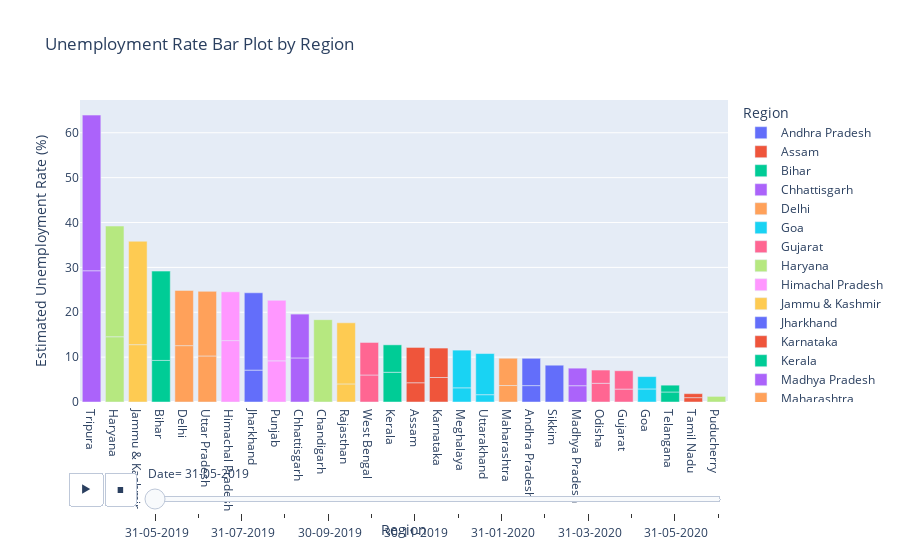

Notebook source saved alongside this figure:
### Code cell
import plotly.express as px


# Create a bar plot using Plotly Express
fig = px.bar(data, x='Region', y=' Estimated Unemployment Rate (%)', color='Region',
             title='Unemployment Rate Bar Plot by Region',
             animation_frame=' Date', template='plotly')

# Update the layout to set the category order on the x-axis
fig.update_layout(xaxis={'categoryorder': 'total descending'})

# Show the plot
fig.show()

### Figure 1 — Plotly figure (JSON) as saved in the notebook; plotly's stock layout.template omitted (floating-point values rounded to 4 significant figures)
{"data": [{"alignmentgroup": "True", "hovertemplate": "Region=%{x}<br> Date= 31-05-2019<br> Estimated Unemployment Rate (%)=%{y}<extra></extra>", "legendgroup": "Andhra Pradesh", "marker": {"color": "#636efa", "pattern": {"shape": ""}}, "name": "Andhra Pradesh", "offsetgroup": "Andhra Pradesh", "orientation": "v", "showlegend": true, "textposition": "auto", "type": "bar", "x": ["Andhra Pradesh", "Andhra Pradesh"], "xaxis": "x", "y": [3.65, 6.09], "yaxis": "y"}, {"alignmentgroup": "True", "hovertemplate": "Region=%{x}<br> Date= 31-05-2019<br> Estimated Unemployment Rate (%)=%{y}<extra></extra>", "legendgroup": "Assam", "marker": {"color": "#EF553B", "pattern": {"shape": ""}}, "name": "Assam", "offsetgroup": "Assam", "orientation": "v", "showlegend": true, "textposition": "auto", "type": "bar", "x": ["Assam", "Assam"], "xaxis": "x", "y": [4.29, 7.87], "yaxis": "y"}, {"alignmentgroup": "True", "hovertemplate": "Region=%{x}<br> Date= 31-05-2019<br> Estimated Unemployment Rate (%)=%{y}<extra></extra>", "legendgroup": "Bihar", "marker": {"color": "#00cc96", "pattern": {"shape": ""}}, "name": "Bihar", "offsetgroup": "Bihar", "orientation": "v", "showlegend": true, "textposition": "auto", "type": "bar", "x": ["Bihar", "Bihar"], "xaxis": "x", "y": [9.27, 19.9], "yaxis": "y"}, {"alignmentgroup": "True", "hovertemplate": "Region=%{x}<br> Date= 31-05-2019<br> Estimated Unemployment Rate (%)=%{y}<extra></extra>", "legendgroup": "Chhattisgarh", "marker": {"color": "#ab63fa", "pattern": {"shape": ""}}, "name": "Chhattisgarh", "offsetgroup": "Chhattisgarh", "orientation": "v", "showlegend": true, "textposition": "auto", "type": "bar", "x": ["Chhattisgarh", "Chhattisgarh"], "xaxis": "x", "y": [9.82, 9.77], "yaxis": "y"}, {"alignmentgroup": "True", "hovertemplate": "Region=%{x}<br> Date= 31-05-2019<br> Estimated Unemployment Rate (%)=%{y}<extra></extra>", "legendgroup": "Delhi", "marker": {"color": "#FFA15A", "pattern": {"shape": ""}}, "name": "Delhi", "offsetgroup": "Delhi", "orientation": "v", "showlegend": true, "textposition": "auto", "type": "bar", "x": ["Delhi", "Delhi"], "xaxis": "x", "y": [12.56, 12.31], "yaxis": "y"}, {"alignmentgroup": "True", "hovertemplate": "Region=%{x}<br> Date= 31-05-2019<br> Estimated Unemployment Rate (%)=%{y}<extra></extra>", "legendgroup": "Goa", "marker": {"color": "#19d3f3", "pattern": {"shape": ""}}, "name": "Goa", "offsetgroup": "Goa", "orientation": "v", "showlegend": true, "textposition": "auto", "type": "bar", "x": ["Goa", "Goa"], "xaxis": "x", "y": [2.91, 2.75], "yaxis": "y"}, {"alignmentgroup": "True", "hovertemplate": "Region=%{x}<br> Date= 31-05-2019<br> Estimated Unemployment Rate (%)=%{y}<extra></extra>", "legendgroup": "Gujarat", "marker": {"color": "#FF6692", "pattern": {"shape": ""}}, "name": "Gujarat", "offsetgroup": "Gujarat", "orientation": "v", "showlegend": true, "textposition": "auto", "type": "bar", "x": ["Gujarat", "Gujarat"], "xaxis": "x", "y": [2.88, 4.09], "yaxis": "y"}, {"alignmentgroup": "True", "hovertemplate": "Region=%{x}<br> Date= 31-05-2019<br> Estimated Unemployment Rate (%)=%{y}<extra></extra>", "legendgroup": "Haryana", "marker": {"color": "#B6E880", "pattern": {"shape": ""}}, "name": "Haryana", "offsetgroup": "Haryana", "orientation": "v", "showlegend": true, "textposition": "auto", "type": "bar", "x": ["Haryana", "Haryana"], "xaxis": "x", "y": [14.54, 24.67], "yaxis": "y"}, {"alignmentgroup": "True", "hovertemplate": "Region=%{x}<br> Date= 31-05-2019<br> Estimated Unemployment Rate (%)=%{y}<extra></extra>", "legendgroup": "Himachal Pradesh", "marker": {"color": "#FF97FF", "pattern": {"shape": ""}}, "name": "Himachal Pradesh", "offsetgroup": "Himachal Pradesh", "orientation": "v", "showlegend": true, "textposition": "auto", "type": "bar", "x": ["Himachal Pradesh", "Himachal Pradesh"], "xaxis": "x", "y": [13.68, 10.88], "yaxis": "y"}, {"alignmentgroup": "True", "hovertemplate": "Region=%{x}<br> Date= 31-05-2019<br> Estimated Unemployment Rate (%)=%{y}<extra></extra>", "legendgroup": "Jammu & Kashmir", "marker": {"color": "#FECB52", "pattern": {"shape": ""}}, "name": "Jammu & Kashmir", "offsetgroup": "Jammu & Kashmir", "orientation": "v", "showlegend": true, "textposition": "auto", "type": "bar", "x": ["Jammu & Kashmir", "Jammu & Kashmir"], "xaxis": "x", "y": [12.78, 23.04], "yaxis": "y"}, {"alignmentgroup": "True", "hovertemplate": "Region=%{x}<br> Date= 31-05-2019<br> Estimated Unemployment Rate (%)=%{y}<extra></extra>", "legendgroup": "Jharkhand", "marker": {"color": "#636efa", "pattern": {"shape": ""}}, "name": "Jharkhand", "offsetgroup": "Jharkhand", "orientation": "v", "showlegend": true, "textposition": "auto", "type": "bar", "x": ["Jharkhand", "Jharkhand"], "xaxis": "x", "y": [7.11, 17.23], "yaxis": "y"}, {"alignmentgroup": "True", "hovertemplate": "Region=%{x}<br> Date= 31-05-2019<br> Estimated Unemployment Rate (%)=%{y}<extra></extra>", "legendgroup": "Karnataka", "marker": {"color": "#EF553B", "pattern": {"shape": ""}}, "name": "Karnataka", "offsetgroup": "Karnataka", "orientation": "v", "showlegend": true, "textposition": "auto", "type": "bar", "x": ["Karnataka", "Karnataka"], "xaxis": "x", "y": [5.46, 6.56], "yaxis": "y"}, {"alignmentgroup": "True", "hovertemplate": "Region=%{x}<br> Date= 31-05-2019<br> Estimated Unemployment Rate (%)=%{y}<extra></extra>", "legendgroup": "Kerala", "marker": {"color": "#00cc96", "pattern": {"shape": ""}}, "name": "Kerala", "offsetgroup": "Kerala", "orientation": "v", "showlegend": true, "textposition": "auto", "type": "bar", "x": ["Kerala", "Kerala"], "xaxis": "x", "y": [6.63, 6.11], "yaxis": "y"}, {"alignmentgroup": "True", "hovertemplate": "Region=%{x}<br> Date= 31-05-2019<br> Estimated Unemployment Rate (%)=%{y}<extra></extra>", "legendgroup": "Madhya Pradesh", "marker": {"color": "#ab63fa", "pattern": {"shape": ""}}, "name": "Madhya Pradesh", "offsetgroup": "Madhya Pradesh", "orientation": "v", "showlegend": true, "textposition": "auto", "type": "bar", "x": ["Madhya Pradesh", "Madhya Pradesh"], "xaxis": "x", "y": [3.63, 3.91], "yaxis": "y"}, {"alignmentgroup": "True", "hovertemplate": "Region=%{x}<br> Date= 31-05-2019<br> Estimated Unemployment Rate (%)=%{y}<extra></extra>", "legendgroup": "Maharashtra", "marker": {"color": "#FFA15A", "pattern": {"shape": ""}}, "name": "Maharashtra", "offsetgroup": "Maharashtra", "orientation": "v", "showlegend": true, "textposition": "auto", "type": "bar", "x": ["Maharashtra", "Maharashtra"], "xaxis": "x", "y": [3.67, 6.08], "yaxis": "y"}, {"alignmentgroup": "True", "hovertemplate": "Region=%{x}<br> Date= 31-05-2019<br> Estimated Unemployment Rate (%)=%{y}<extra></extra>", "legendgroup": "Meghalaya", "marker": {"color": "#19d3f3", "pattern": {"shape": ""}}, "name": "Meghalaya", "offsetgroup": "Meghalaya", "orientation": "v", "showlegend": true, "textposition": "auto", "type": "bar", "x": ["Meghalaya", "Meghalaya"], "xaxis": "x", "y": [3.16, 8.4], "yaxis": "y"}, {"alignmentgroup": "True", "hovertemplate": "Region=%{x}<br> Date= 31-05-2019<br> Estimated Unemployment Rate (%)=%{y}<extra></extra>", "legendgroup": "Odisha", "marker": {"color": "#FF6692", "pattern": {"shape": ""}}, "name": "Odisha", "offsetgroup": "Odisha", "orientation": "v", "showlegend": true, "textposition": "auto", "type": "bar", "x": ["Odisha", "Odisha"], "xaxis": "x", "y": [4.17, 2.95], "yaxis": "y"}, {"alignmentgroup": "True", "hovertemplate": "Region=%{x}<br> Date= 31-05-2019<br> Estimated Unemployment Rate (%)=%{y}<extra></extra>", "legendgroup": "Puducherry", "marker": {"color": "#B6E880", "pattern": {"shape": ""}}, "name": "Puducherry", "offsetgroup": "Puducherry", "orientation": "v", "showlegend": true, "textposition": "auto", "type": "bar", "x": ["Puducherry", "Puducherry"], "xaxis": "x", "y": [0, 1.25], "yaxis": "y"}, {"alignmentgroup": "True", "hovertemplate": "Region=%{x}<br> Date= 31-05-2019<br> Estimated Unemployment Rate (%)=%{y}<extra></extra>", "legendgroup": "Punjab", "marker": {"color": "#FF97FF", "pattern": {"shape": ""}}, "name": "Punjab", "offsetgroup": "Punjab", "orientation": "v", "showlegend": true, "textposition": "auto", "type": "bar", "x": ["Punjab", "Punjab"], "xaxis": "x", "y": [9.17, 13.49], "yaxis": "y"}, {"alignmentgroup": "True", "hovertemplate": "Region=%{x}<br> Date= 31-05-2019<br> Estimated Unemployment Rate (%)=%{y}<extra></extra>", "legendgroup": "Rajasthan", "marker": {"color": "#FECB52", "pattern": {"shape": ""}}, "name": "Rajasthan", "offsetgroup": "Rajasthan", "orientation": "v", "showlegend": true, "textposition": "auto", "type": "bar", "x": ["Rajasthan", "Rajasthan"], "xaxis": "x", "y": [4.03, 13.62], "yaxis": "y"}, {"alignmentgroup": "True", "hovertemplate": "Region=%{x}<br> Date= 31-05-2019<br> Estimated Unemployment Rate (%)=%{y}<extra></extra>", "legendgroup": "Sikkim", "marker": {"color": "#636efa", "pattern": {"shape": ""}}, "name": "Sikkim", "offsetgroup": "Sikkim", "orientation": "v", "showlegend": true, "textposition": "auto", "type": "bar", "x": ["Sikkim"], "xaxis": "x", "y": [8.2], "yaxis": "y"}, {"alignmentgroup": "True", "hovertemplate": "Region=%{x}<br> Date= 31-05-2019<br> Estimated Unemployment Rate (%)=%{y}<extra></extra>", "legendgroup": "Tamil Nadu", "marker": {"color": "#EF553B", "pattern": {"shape": ""}}, "name": "Tamil Nadu", "offsetgroup": "Tamil Nadu", "orientation": "v", "showlegend": true, "textposition": "auto", "type": "bar", "x": ["Tamil Nadu", "Tamil Nadu"], "xaxis": "x", "y": [0.97, 0.89], "yaxis": "y"}, {"alignmentgroup": "True", "hovertemplate": "Region=%{x}<br> Date= 31-05-2019<br> Estimated Unemployment Rate (%)=%{y}<extra></extra>", "legendgroup": "Telangana", "marker": {"color": "#00cc96", "pattern": {"shape": ""}}, "name": "Telangana", "offsetgroup": "Telangana", "orientation": "v", "showlegend": true, "textposition": "auto", "type": "bar", "x": ["Telangana", "Telangana"], "xaxis": "x", "y": [2.23, 1.52], "yaxis": "y"}, {"alignmentgroup": "True", "hovertemplate": "Region=%{x}<br> Date= 31-05-2019<br> Estimated Unemployment Rate (%)=%{y}<extra></extra>", "legendgroup": "Tripura", "marker": {"color": "#ab63fa", "pattern": {"shape": ""}}, "name": "Tripura", "offsetgroup": "Tripura", "orientation": "v", "showlegend": true, "textposition": "auto", "type": "bar", "x": ["Tripura", "Tripura"], "xaxis": "x", "y": [29.25, 34.69], "yaxis": "y"}, {"alignmentgroup": "True", "hovertemplate": "Region=%{x}<br> Date= 31-05-2019<br> Estimated Unemployment Rate (%)=%{y}<extra></extra>", "legendgroup": "Uttar Pradesh", "marker": {"color": "#FFA15A", "pattern": {"shape": ""}}, "name": "Uttar Pradesh", "offsetgroup": "Uttar Pradesh", "orientation": "v", "showlegend": true, "textposition": "auto", "type": "bar", "x": ["Uttar Pradesh", "Uttar Pradesh"], "xaxis": "x", "y": [10.26, 14.4], "yaxis": "y"}, {"alignmentgroup": "True", "hovertemplate": "Region=%{x}<br> Date= 31-05-2019<br> Estimated Unemployment Rate (%)=%{y}<extra></extra>", "legendgroup": "Uttarakhand", "marker": {"color": "#19d3f3", "pattern": {"shape": ""}}, "name": "Uttarakhand", "offsetgroup": "Uttarakhand", "orientation": "v", "showlegend": true, "textposition": "auto", "type": "bar", "x": ["Uttarakhand", "Uttarakhand"], "xaxis": "x", "y": [1.63, 9.17], "yaxis": "y"}, {"alignmentgroup": "True", "hovertemplate": "Region=%{x}<br> Date= 31-05-2019<br> Estimated Unemployment Rate (%)=%{y}<extra></extra>", "legendgroup": "West Bengal", "marker": {"color": "#FF6692", "pattern": {"shape": ""}}, "name": "West Bengal", "offsetgroup": "West Bengal", "orientation": "v", "showlegend": true, "textposition": "auto", "type": "bar", "x": ["West Bengal", "West Bengal"], "xaxis": "x", "y": [6.02, 7.25], "yaxis": "y"}, {"alignmentgroup": "True", "hovertemplate": "Region=%{x}<br> Date= 31-05-2019<br> Estimated Unemployment Rate (%)=%{y}<extra></extra>", "legendgroup": "Chandigarh", "marker": {"color": "#B6E880", "pattern": {"shape": ""}}, "name": "Chandigarh", "offsetgroup": "Chandigarh", "orientation": "v", "showlegend": true, "textposition": "auto", "type": "bar", "x": ["Chandigarh"], "xaxis": "x", "y": [18.35], "yaxis": "y"}], "layout": {"barmode": "relative", "legend": {"title": {"text": "Region"}, "tracegroupgap": 0}, "sliders": [{"active": 0, "currentvalue": {"prefix": " Date="}, "len": 0.9, "pad": {"b": 10, "t": 60}, "steps": [{"args": [[" 31-05-2019"], {"frame": {"duration": 0, "redraw": true}, "fromcurrent": true, "mode": "immediate", "transition": {"duration": 0, "easing": "linear"}}], "label": " 31-05-2019", "method": "animate"}, {"args": [[" 30-06-2019"], {"frame": {"duration": 0, "redraw": true}, "fromcurrent": true, "mode": "immediate", "transition": {"duration": 0, "easing": "linear"}}], "label": " 30-06-2019", "method": "animate"}, {"args": [[" 31-07-2019"], {"frame": {"duration": 0, "redraw": true}, "fromcurrent": true, "mode": "immediate", "transition": {"duration": 0, "easing": "linear"}}], "label": " 31-07-2019", "method": "animate"}, {"args": [[" 31-08-2019"], {"frame": {"duration": 0, "redraw": true}, "fromcurrent": true, "mode": "immediate", "transition": {"duration": 0, "easing": "linear"}}], "label": " 31-08-2019", "method": "animate"}, {"args": [[" 30-09-2019"], {"frame": {"duration": 0, "redraw": true}, "fromcurrent": true, "mode": "immediate", "transition": {"duration": 0, "easing": "linear"}}], "label": " 30-09-2019", "method": "animate"}, {"args": [[" 31-10-2019"], {"frame": {"duration": 0, "redraw": true}, "fromcurrent": true, "mode": "immediate", "transition": {"duration": 0, "easing": "linear"}}], "label": " 31-10-2019", "method": "animate"}, {"args": [[" 30-11-2019"], {"frame": {"duration": 0, "redraw": true}, "fromcurrent": true, "mode": "immediate", "transition": {"duration": 0, "easing": "linear"}}], "label": " 30-11-2019", "method": "animate"}, {"args": [[" 31-12-2019"], {"frame": {"duration": 0, "redraw": true}, "fromcurrent": true, "mode": "immediate", "transition": {"duration": 0, "easing": "linear"}}], "label": " 31-12-2019", "method": "animate"}, {"args": [[" 31-01-2020"], {"frame": {"duration": 0, "redraw": true}, "fromcurrent": true, "mode": "immediate", "transition": {"duration": 0, "easing": "linear"}}], "label": " 31-01-2020", "method": "animate"}, {"args": [[" 29-02-2020"], {"frame": {"duration": 0, "redraw": true}, "fromcurrent": true, "mode": "immediate", "transition": {"duration": 0, "easing": "linear"}}], "label": " 29-02-2020", "method": "animate"}, {"args": [[" 31-03-2020"], {"frame": {"duration": 0, "redraw": true}, "fromcurrent": true, "mode": "immediate", "transition": {"duration": 0, "easing": "linear"}}], "label": " 31-03-2020", "method": "animate"}, {"args": [[" 30-04-2020"], {"frame": {"duration": 0, "redraw": true}, "fromcurrent": true, "mode": "immediate", "transition": {"duration": 0, "easing": "linear"}}], "label": " 30-04-2020", "method": "animate"}, {"args": [[" 31-05-2020"], {"frame": {"duration": 0, "redraw": true}, "fromcurrent": true, "mode": "immediate", "transition": {"duration": 0, "easing": "linear"}}], "label": " 31-05-2020", "method": "animate"}, {"args": [[" 30-06-2020"], {"frame": {"duration": 0, "redraw": true}, "fromcurrent": true, "mode": "immediate", "transition": {"duration": 0, "easing": "linear"}}], "label": " 30-06-2020", "method": "animate"}], "x": 0.1, "xanchor": "left", "y": 0, "yanchor": "top"}], "title": {"text": "Unemployment Rate Bar Plot by Region"}, "updatemenus": [{"buttons": [{"args": [null, {"frame": {"duration": 500, "redraw": true}, "fromcurrent": true, "mode": "immediate", "transition": {"duration": 500, "easing": "linear"}}], "label": "&#9654;", "method": "animate"}, {"args": [[null], {"frame": {"duration": 0, "redraw": true}, "fromcurrent": true, "mode": "immediate", "transition": {"duration": 0, "easing": "linear"}}], "label": "&#9724;", "method": "animate"}], "direction": "left", "pad": {"r": 10, "t": 70}, "showactive": false, "type": "buttons", "x": 0.1, "xanchor": "right", "y": 0, "yanchor": "top"}], "xaxis": {"anchor": "y", "categoryarray": ["Andhra Pradesh", "Assam", "Bihar", "Chhattisgarh", "Delhi", "Goa", "Gujarat", "Haryana", "Himachal Pradesh", "Jammu & Kashmir", "Jharkhand", "Karnataka", "Kerala", "Madhya Pradesh", "Maharashtra", "Meghalaya", "Odisha", "Puducherry", "Punjab", "Rajasthan", "Sikkim", "Tamil Nadu", "Telangana", "Tripura", "Uttar Pradesh", "Uttarakhand", "West Bengal", "Chandigarh"], "categoryorder": "total descending", "domain": [0, 1], "title": {"text": "Region"}}, "yaxis": {"anchor": "x", "domain": [0, 1], "title": {"text": " Estimated Unemployment Rate (%)"}}}}
